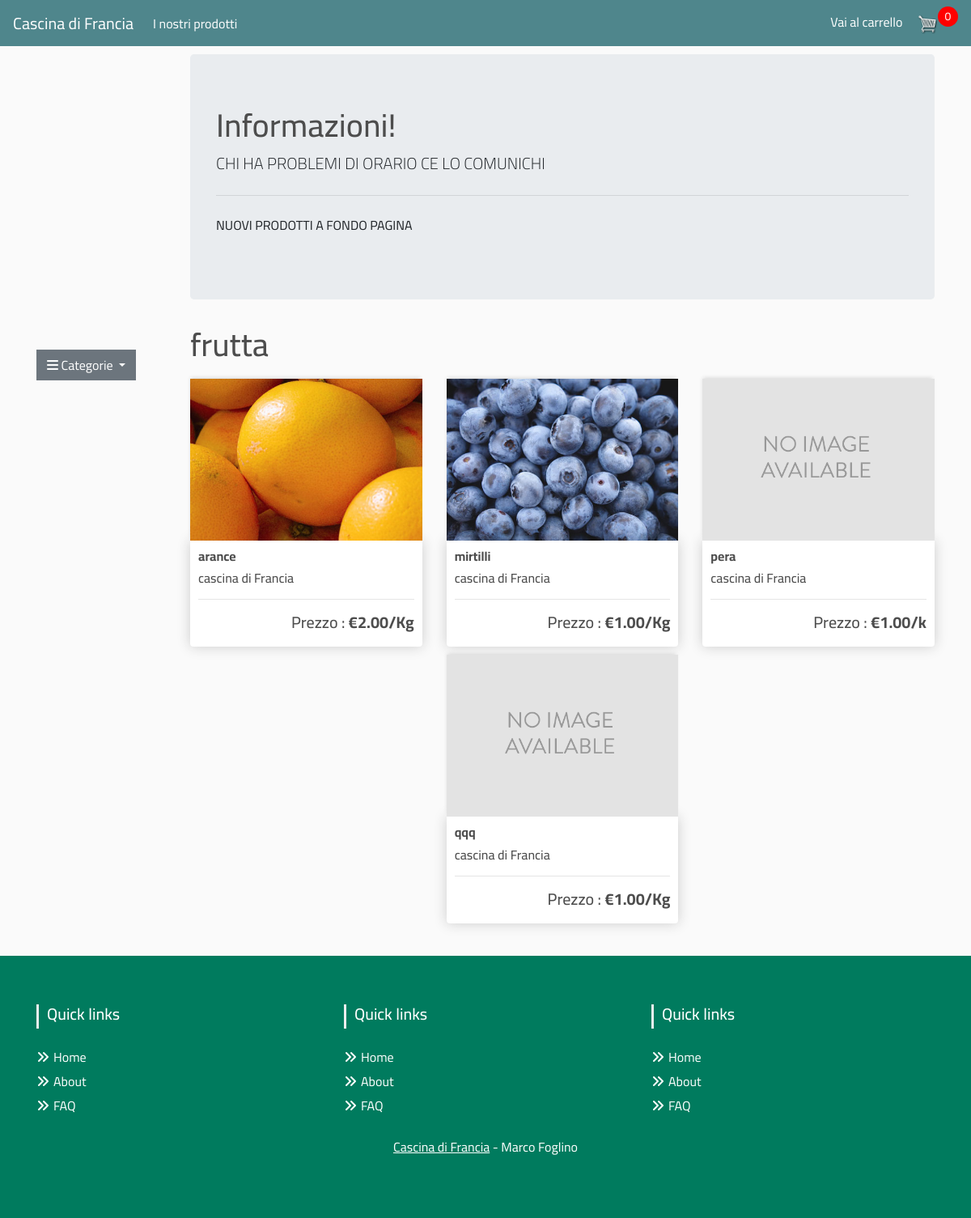
The app's page /frutta/ with its own data.
### store/models.py (models this page shows, shortened)
class Parametri(models.Model):
	Chiave=models.CharField(max_length=30)
	Valore=models.CharField(max_length=300, null=True, blank=True)
	class Meta:
	   	verbose_name="Parametri"
	   	verbose_name_plural="Parametri"

class Categoria(models.Model):
	categoria = models.CharField(max_length=30, db_index=True)
	slug=models.SlugField(max_length=200, unique=True)
	class Meta:
		ordering=('categoria',)
		verbose_name="Categoria"
		verbose_name_plural="Categorie"
	def get_absolute_url(self):
		return reverse('store:product_list_by_category', args=[self.slug])

class Prodotti (models.Model):
	categoria=models.ForeignKey(Categoria,on_delete=models.CASCADE,related_name='prodotti')
	produttore=models.CharField(max_length=30)
	nome_prodotto=models.CharField(max_length=30, db_index=True)
	slug=models.SlugField(max_length=200, db_index=True)
	descrizione_prodotto=models.CharField(max_length=100)
	prezzo_quantità=models.DecimalField(max_digits=7, decimal_places=2)
	prezzo_pezzi=models.DecimalField(max_digits=7, decimal_places=2)
	informazioni=models.CharField(max_length=300, null=True, blank=True)
	immagine=models.ImageField(null=True, blank=True)
	flag_pezzi=models.BooleanField(default=False,null=True, blank=True)
	unità_quantità=models.DecimalField(max_digits=7, decimal_places=2)
	unità_misura=models.CharField(max_length=10)
	disponibile=models.BooleanField(default=True)
	class Meta:
		ordering=('nome_prodotto',)
		index_together=(('id','slug'),)
		verbose_name="Prodotti"
		verbose_name_plural="Prodotti"
	@property
	def imageURL(self):
		try:
			url = self.immagine.url
		except:
			url = ''
		return url
	def get_absolute_url(self):
		return reverse('store:product_detail', args=[self.id, self.slug])

### store/views.py (the view)
# urls.py: path('', views.product_list, name='product_list'),
def product_list(request,category_slug=None):
    category=None
    categories=Categoria.objects.all()
    products=Prodotti.objects.filter(disponibile=True)
    parametri=Parametri.objects.all()
    if category_slug:
        category=get_object_or_404(Categoria, slug=category_slug)
        products=products.filter(categoria=category)
    return render(request,
                'store/list.html',
                {'category':category,
                'categories':categories,
                'products':products,
                'parametri':parametri
                })

### cart/cart.py (called while the page is built)
    def __len__(self):
        b=0
        for item in self.cart.values():
            b=b+1
        return b

### cart/context_processors.py (called while the page is built)
def cart(request):
    return {'cart': Cart(request)}

### store/templates/store/list.html (shortened to what this page needs)
{% extends "store/base.html" %}
{% load static %}
{% block content %}
<div class="row">
  <div class="col-lg 2">
  </div>
  <div class="col-lg-10">
    <div class="jumbotron">
      {% for p in parametri %}
        {% if p.Chiave == "Testo1" %}
          {% if p.Valore %} <h1 class="display-5">{{ p.Valore }}</h1> {%endif%}
        {% endif %}
      {%endfor%}
      {% for p in parametri %}
        {% if p.Chiave == "Testo2" %}
          {% if p.Valore %} <p class="lead">{{ p.Valore }}</p> {%endif%}
        {% endif %}
      {%endfor%}
      <hr class="my-4">
      {% for p in parametri %}
        {% if p.Chiave == "Testo3" %}
          {% if p.Valore %} <p>{{ p.Valore }}</p> {%endif%}
        {% endif %}
      {%endfor%}
    </div>
  </div>
</div>
<div class="row justify-content-lg-left">
  <aside class="col-lg-2">
    <div id="sidebar">
      <div class="dropdown open">
        <button class="btn btn-secondary dropdown-toggle" type="button" id="dropdownMenu2" data-toggle="dropdown" aria-haspopup="true" aria-expanded="false">
          <i class="fa fa-bars"></i>
          Categorie
        </button>
      </div>
    </div>
  </aside>
  <div class="col-lg-10">
    <h1> {% if category %}{{ category.categoria }}{% else %}Tutti i Prodotti{% endif %}</h1>
    <div class="row justify-content-lg-center">
      {% for product in products%}
      <div class="col-lg-4">
       <a href="{{ product.get_absolute_url }}?next={{ request.path|urlencode }}">
          <img class="thumbnail" src="{% if product.immagine %}{% static product.imageURL %}{% else %}{% static "images/no_image.png" %}{% endif %}" alt="">
       </a>
        <div class="box-element product">
          <a href="{{ product.get_absolute_url }}">
            <h6><strong>{{product.nome_prodotto}}</strong></h6>
         </a>
          <h6>{{product.produttore}}</h6>
          <hr>
          <h5  class="text-right">
            Prezzo :
            <strong>€{{product.prezzo_quantità|floatformat:2}}/{{product.unità_misura}}</strong>
          </h5>
        </div>
      </div>
      {% endfor %}
    </div>
  </div>
</div>
{% endblock %}

### static/css/main.css (style rules this page uses)
body { background-color: hsl(0, 0%, 98%); font-family: Cairo; }
h1,h2,h3,h4,h5,h6 { color:hsl(0, 0%, 30%); }
.box-element { box-shadow:hsl(0, 0%, 80%) 0 0 16px; background-color: #fff; border-radius: 4px; padding: 10px; }
.thumbnail { width: 100%; height: 200px; -webkit-box-shadow: -1px -3px 5px -2px rgba(214,214,214,1); -moz-box-shadow: -1px -3px 5px -2px rgba(214,214,214,1); box-shadow: -1px -3px 5px -2px rgba(214,214,214,1); }
.product { border-radius: 0 0 4px 4px; }
.col-lg-4, .col-lg-6, .col-lg-8, .col-lg-12 { margin-top: 10px; }
.btn { border-radius: 0; }
aside { float: right; font-style: italic; }
#sidebar { padding:30px 20px 0 0; float:left; }

### records on screen
Parametri: Valore "Informazioni!"
Parametri: Valore "CHI HA PROBLEMI DI ORARIO CE LO COMUNICHI"
Parametri: Valore "NUOVI PRODOTTI A FONDO PAGINA"
Categoria: categoria "frutta"
Prodotti: immagine (picture), nome_prodotto "arance", produttore "cascina di Francia", prezzo_quantità "2.00", unità_misura "Kg"
Prodotti: immagine (picture), nome_prodotto "mirtilli", produttore "cascina di Francia", prezzo_quantità "1.00", unità_misura "Kg"
Prodotti: immagine (placeholder picture), nome_prodotto "pera", produttore "cascina di Francia", prezzo_quantità "1.00", unità_misura "k"
Prodotti: nome_prodotto "qqq", produttore "cascina di Francia", prezzo_quantità "1.00", unità_misura "Kg"

### other values on screen
{{ cart|length }} "0"
